Frame 1 (no input): blank canvas, image omitted
Frame 60 (the mouse pressed at the canvas centre just before this capture): blank canvas, image omitted
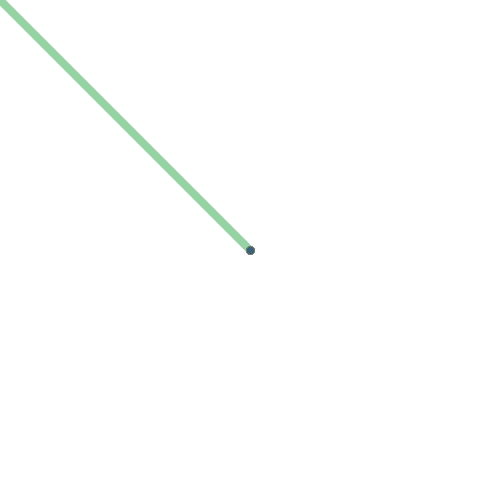
Frame 120 (the mouse held since frame 60 and released just before this capture)

The Processing sketch whose frames 1 and 60 were blank and that drew this single picture after the mouse press (run headless with seeded random() and noise(); from frame 60 on, the mouse is pressed at the canvas centre):

// Processing sketch: pmouseX_2
// ── pmouseX_2.pde
void setup() {
  size(500, 500);
  background(255);
  strokeWeight(8);
}

void draw() {
  stroke(random(255), random(255), random(255));
  line(pmouseX, pmouseY, mouseX, mouseY);
  if (keyPressed) {
    if (key == 'b' || key == 'B') {
      background(255);
    }
  } else {
  }
}
